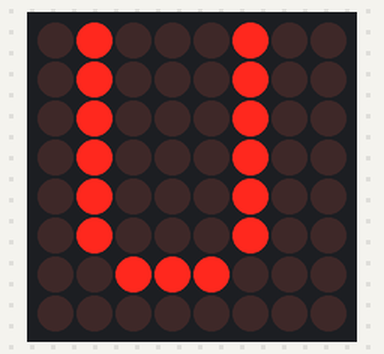
A sketch run on a simulated Arduino Uno, built with avr-gcc and run on an emulated ATmega328P. On the bench: 8×8 LED matrix.

Above: at 0.47 s.
At 1.09 s:
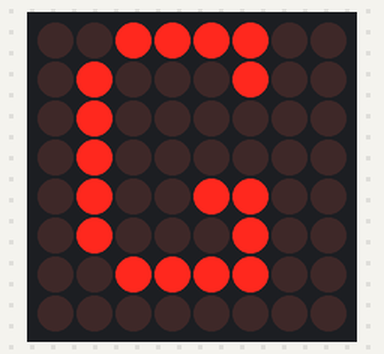
At 1.71 s:
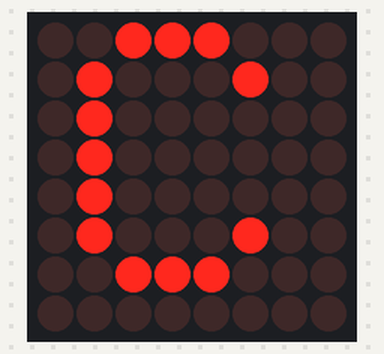
At 2.33 s:
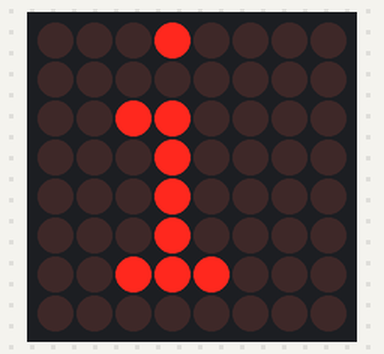
At 3.26 s:
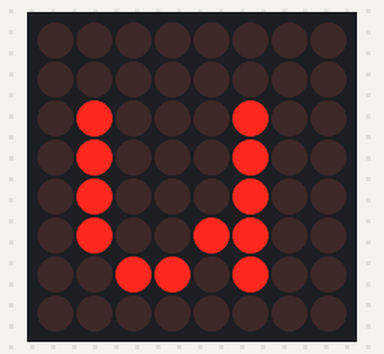
At 4.4 s:
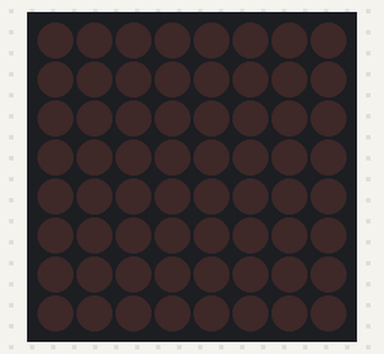

Measured:
- by itself, everything shown: repeats every 5.7 s, in 14 steps
- what the display in image 5 shows lasts 1.6 s, from 4.4 s to 6.0 s

The sketch:

matrix8x8.ino
```cpp
#include "LedControlMS.h"
#define NumMatrix 1       // Cuantas matrices vamos a usar

LedControl lc=LedControl(12,11,10, NumMatrix);  // Creamos una instancia de LedControl

void setup()
   {
      for (int i=0; i< NumMatrix ; i++)
        {
           lc.shutdown(i,false);    // Activar las matrices
           lc.setIntensity(i,8);    // Poner el brillo a un valor intermedio
           lc.clearDisplay(i);      // Y borrar todo
        }
   }

void loop()
   {
        lc.writeString(0," UMG Chinautla ");
        delay(1000);
   }
```
